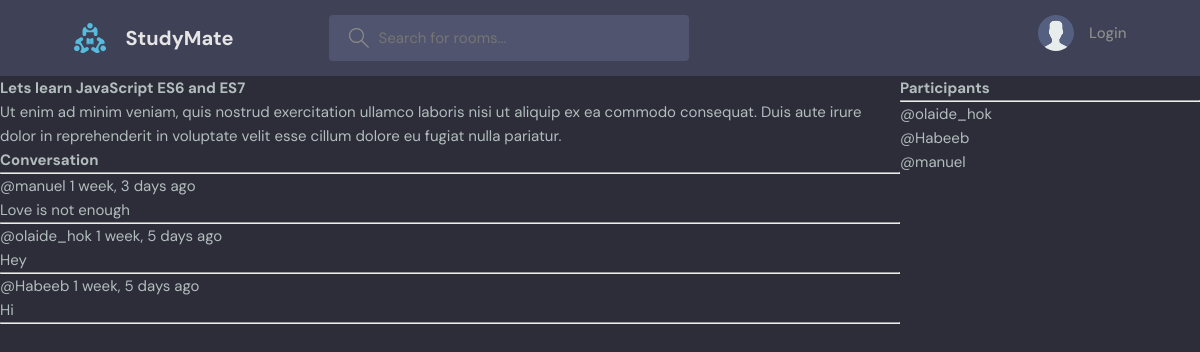
The app's page /room/1/, older data.
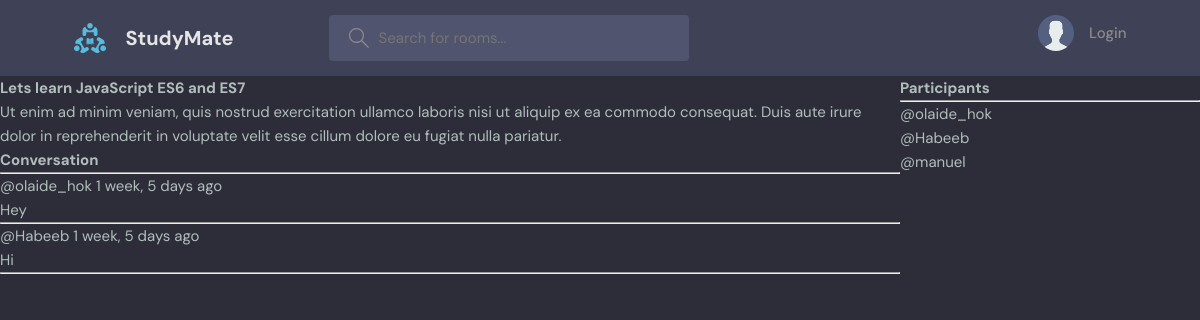
The same page, newer data.
### base/models.py (models this page shows, shortened)
class Message(models.Model):
    user = models.ForeignKey(User, on_delete=models.CASCADE)
    room = models.ForeignKey(Room, on_delete=models.CASCADE)
    body = models.TextField()
    updated = models.DateTimeField(auto_now=True)
    created = models.DateTimeField(auto_now=True)
    class Meta:
        ordering = ['-updated', '-created']

### base/views.py (the view, shortened to what this page needs)
# urls.py: path('room/<str:pk>/', views.room, name='room'),
def room(request, pk):
    room = Room.objects.get(id=pk)
    room_messages = room.message_set.all()
    participants = room.participants.all()
    context = {'room': room, 'room_messages': room_messages,
               'participants': participants}
    return render(request, 'base/room.html', context)

### base/templates/base/room.html (shortened to what this page needs)
{% extends 'main.html' %}
{% block content %}
<div class="room-container">
  <div>
    <h1>{{room.name}}</h1>
    <p>{{room.description}}</p>
    <div class="comment-wrapper">
      <h3>Conversation</h3>
      <hr />
      {% for message in room_messages %}
      <div>
          <small>@{{message.user}} {{message.created|timesince}} ago</small>
        <p>{{message.body}}</p>
        <hr />
      </div>
      {% endfor %}
    </div>
  </div>
  <div>
      <h3>Participants </h3>
      <hr>
      {% for user in participants %}
      <div>
          <p>@{{user.username}}</p>
      </div>
      {%endfor%}
  </div>
</div>
{% endblock %}

Row changes from the older to the newer data that the page shows:
removed Message: user "manuel", created "1 week, 3 days", body "Love is not enough"
